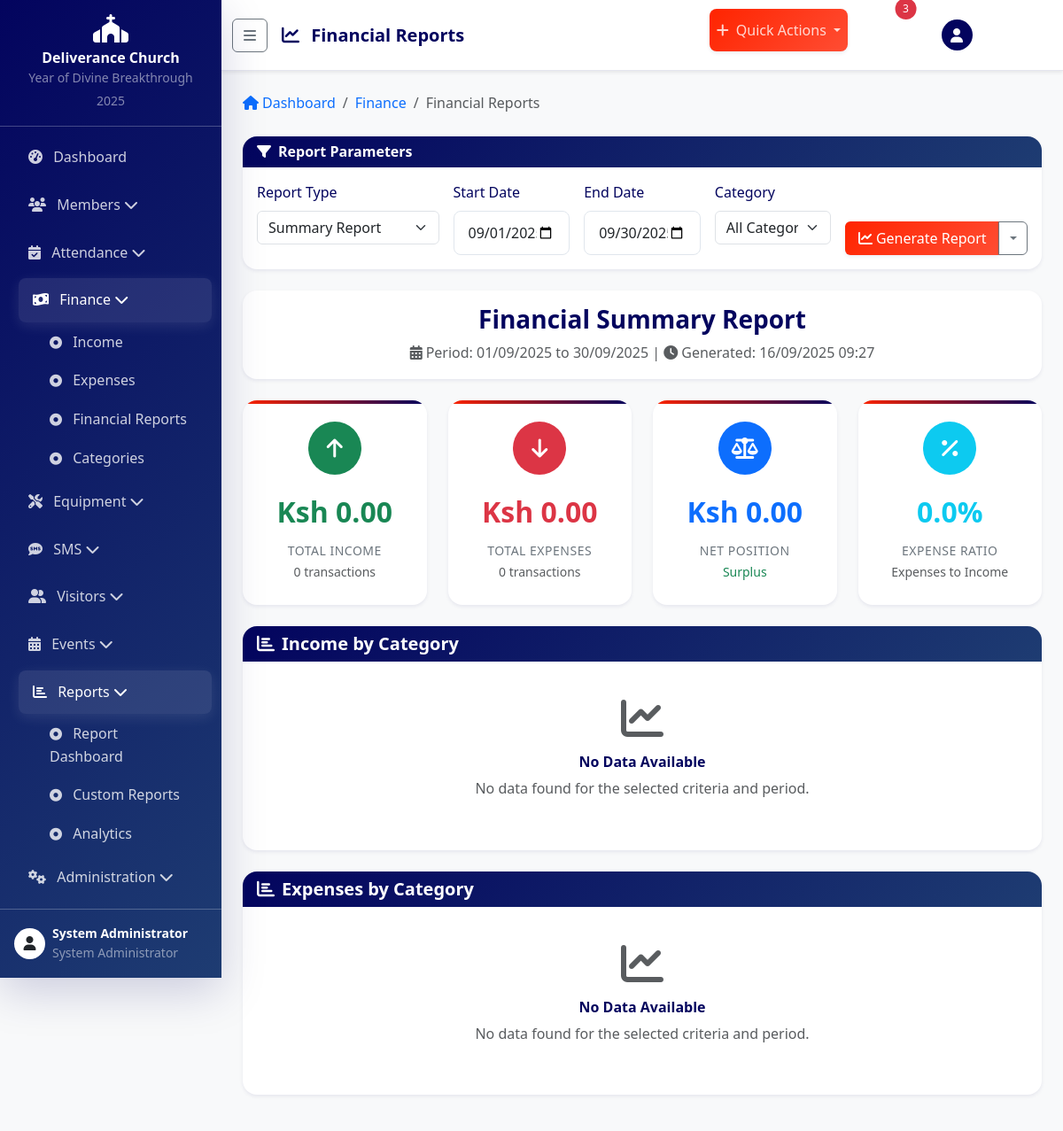
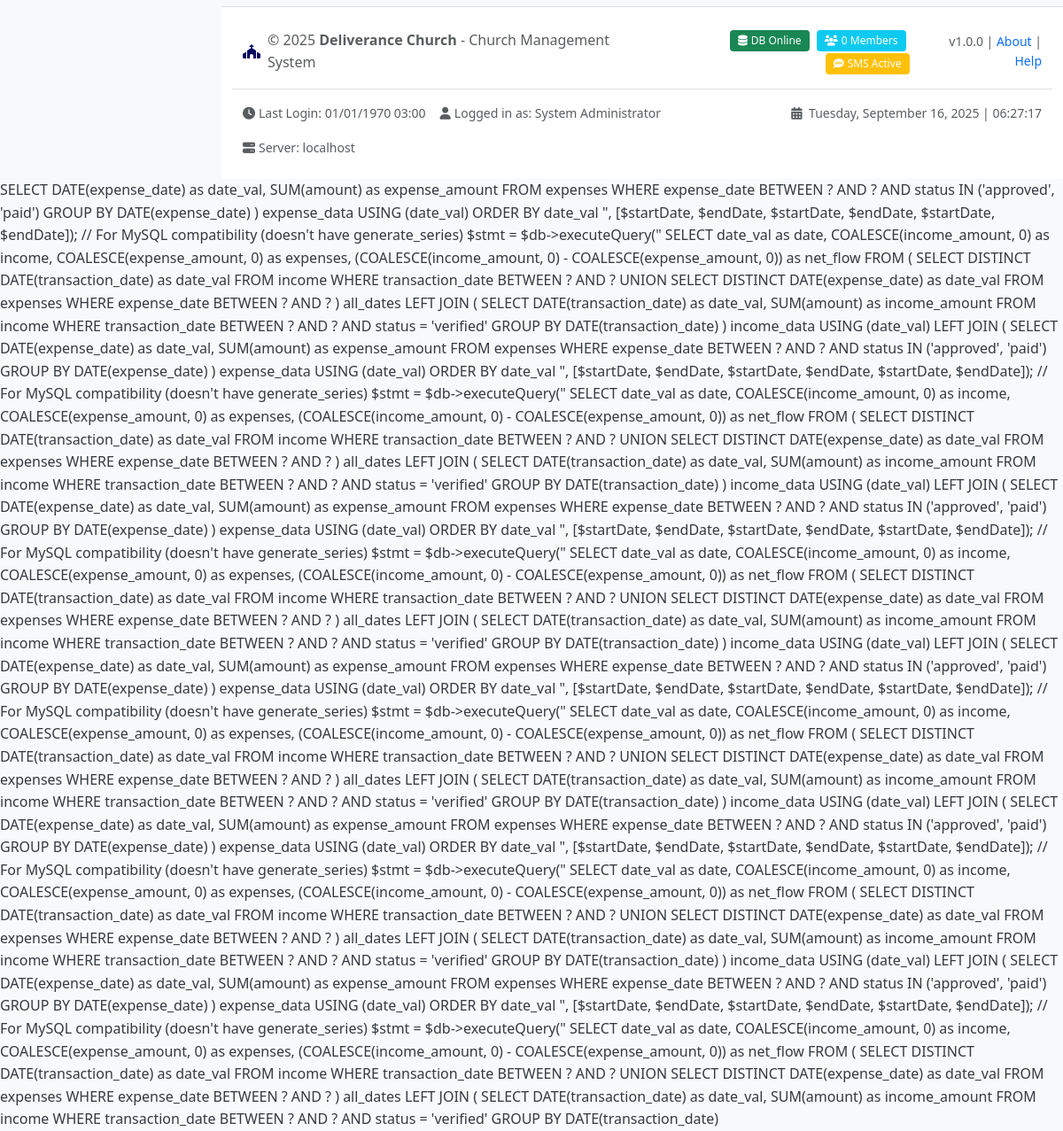
The page /modules/finance/reports.php (signed in) on the database its author committed (2 pictures, top to bottom).
### tables this page shows
CREATE TABLE church_info (
    id INT PRIMARY KEY AUTO_INCREMENT,
    church_name VARCHAR(100) NOT NULL DEFAULT 'Deliverance Church',
    `address` TEXT,
    phone VARCHAR(20),
    email VARCHAR(100),
    website VARCHAR(100),
    logo VARCHAR(255),
    mission_statement TEXT,
    vision_statement TEXT,
    `values` TEXT,
    yearly_theme VARCHAR(255),
    pastor_name VARCHAR(100),
    founded_date DATE,
    service_times TEXT,
    currency VARCHAR(10) DEFAULT 'KES',
    sms_balance DECIMAL(10,2) DEFAULT 0.00,
    created_at TIMESTAMP DEFAULT CURRENT_TIMESTAMP,
    updated_at TIMESTAMP DEFAULT CURRENT_TIMESTAMP ON UPDATE CURRENT_TIMESTAMP
);

### includes/header.php (shortened to what the rows shown need)
<?php
$currentPage = basename($_SERVER['PHP_SELF'], '.php');
$currentModule = basename(dirname($_SERVER['PHP_SELF']));
$churchInfo = getRecord('church_info', 'id', 1) ?: [
    'church_name' => 'Deliverance Church',
    'logo' => '',
    'yearly_theme' => 'Year of Divine Breakthrough 2025'
];
?>
<!DOCTYPE html>
<html lang="en">
<head>
    <link href="https://cdnjs.cloudflare.com/ajax/libs/bootstrap/5.3.0/css/bootstrap.min.css" rel="stylesheet">
    <link href="https://cdnjs.cloudflare.com/ajax/libs/font-awesome/6.4.0/css/all.min.css" rel="stylesheet">
    <link href="https://cdnjs.cloudflare.com/ajax/libs/animate.css/4.1.1/animate.min.css" rel="stylesheet">
    <link href="<?php echo BASE_URL; ?>assets/css/style.css" rel="stylesheet">
</head>
<body>
<?php if (isLoggedIn()): ?>
    <div class="sidebar" id="sidebar">
        <div class="p-3 text-center border-bottom border-light border-opacity-25">
            <?php if (!empty($churchInfo['logo'])): ?>
                <img src="<?php echo BASE_URL . $churchInfo['logo']; ?>" alt="Church Logo" class="img-fluid mb-2" style="max-height: 50px;">
            <?php else: ?>
                <i class="fas fa-church fa-2x text-white mb-2"></i>
            <?php endif; ?>
            <h6 class="text-white mb-0 sidebar-title"><?php echo htmlspecialchars($churchInfo['church_name']); ?></h6>
            <small class="text-white-50 sidebar-subtitle"><?php echo htmlspecialchars($churchInfo['yearly_theme']); ?></small>
        </div>
        <nav class="nav flex-column p-2">
            <?php
            foreach (MAIN_MENU as $key => $menu_item) {
                $active = ($currentModule === $key || $currentPage === $key) ? 'active' : '';
                $menuUrl = BASE_URL . $menu_item['url'];
            ?>
                <div class="nav-item">
                    <?php if (isset($menu_item['submenu'])): ?>
                        <a class="nav-link <?php echo $active; ?>" data-bs-toggle="collapse" href="#submenu-<?php echo $key; ?>" role="button">
                            <i class="<?php echo $menu_item['icon']; ?> me-2"></i>
                            <span class="menu-text"><?php echo $menu_item['title']; ?></span>
                            <i class="fas fa-chevron-down ms-auto"></i>
                        </a>
                        <div class="collapse <?php echo $active ? 'show' : ''; ?>" id="submenu-<?php echo $key; ?>">
                            <div class="ps-4">
                                <?php foreach ($menu_item['submenu'] as $sub_key => $sub_item): ?>
                                    <a href="<?php echo BASE_URL . $sub_item['url']; ?>" class="nav-link py-2">
                                        <i class="fas fa-dot-circle me-2 small"></i>
                                        <span class="menu-text"><?php echo $sub_item['title']; ?></span>
                                    </a>
                                <?php endforeach; ?>
                            </div>
                        </div>
                    <?php else: ?>
                        <a href="<?php echo $menuUrl; ?>" class="nav-link <?php echo $active; ?>">
                            <i class="<?php echo $menu_item['icon']; ?> me-2"></i>
                            <span class="menu-text"><?php echo $menu_item['title']; ?></span>
                        </a>
                    <?php endif; ?>
                </div>
            <?php } ?>
        </nav>
        <div class="mt-auto p-3 border-top border-light border-opacity-25">
            <div class="d-flex align-items-center">
                <div class="avatar bg-white text-dark rounded-circle me-2 d-flex align-items-center justify-content-center" style="width: 35px; height: 35px;">
                    <i class="fas fa-user"></i>
                </div>
                <div class="flex-grow-1 sidebar-user-info">
                    <div class="text-white small fw-bold"><?php echo htmlspecialchars($_SESSION['first_name'] . ' ' . $_SESSION['last_name']); ?></div>
                    <div class="text-white-50 small"><?php echo getUserRoleDisplay($_SESSION['user_role']); ?></div>
                </div>
            </div>
        </div>
    </div>
    <div class="main-content" id="main-content">
        <nav class="navbar navbar-expand-lg navbar-light bg-white shadow-sm mb-4">
            <div class="container-fluid">
                <button class="btn btn-outline-secondary me-3" id="sidebar-toggle" type="button">
                    <i class="fas fa-bars"></i>
                </button>
                <h1 class="navbar-brand mb-0 h4">
                    <?php if (isset($page_icon)): ?>
                        <i class="<?php echo $page_icon; ?> me-2 text-church-blue"></i>
                    <?php endif; ?>
                    <?php echo isset($page_title) ? htmlspecialchars($page_title) : 'Dashboard'; ?>
                </h1>
                <div class="navbar-nav ms-auto d-flex flex-row">
                    <div class="nav-item dropdown me-3">
                        <a class="nav-link dropdown-toggle btn btn-church-primary btn-sm text-white" href="#" role="button" data-bs-toggle="dropdown">
                            <i class="fas fa-plus me-1"></i> Quick Actions
                        </a>
                    </div>
                    <div class="nav-item dropdown me-3">
                        <a class="nav-link position-relative" href="#" role="button" data-bs-toggle="dropdown">
                            <i class="fas fa-bell fa-lg"></i>
                            <span class="position-absolute top-0 start-100 translate-middle badge rounded-pill bg-danger">
                                3
                            </span>
                        </a>
                    </div>
                    <div class="nav-item dropdown">
                        <a class="nav-link dropdown-toggle d-flex align-items-center" href="#" role="button" data-bs-toggle="dropdown">
                            <div class="avatar bg-church-blue text-white rounded-circle me-2 d-flex align-items-center justify-content-center" style="width: 35px; height: 35px;">
                                <i class="fas fa-user"></i>
                            </div>
                            <span class="d-none d-md-inline"><?php echo htmlspecialchars($_SESSION['first_name']); ?></span>
                        </a>
                    </div>
                </div>
            </div>
        </nav>
        <div class="container-fluid px-4">
            <?php if (isset($breadcrumb) && !empty($breadcrumb)): ?>
                <nav aria-label="breadcrumb" class="mb-4">
                    <ol class="breadcrumb">
                        <li class="breadcrumb-item">
                            <a href="<?php echo BASE_URL; ?>modules/dashboard/" class="text-decoration-none">
                                <i class="fas fa-home me-1"></i>Dashboard
                            </a>
                        </li>
                        <?php foreach ($breadcrumb as $item): ?>
                            <?php if (isset($item['url'])): ?>
                                <li class="breadcrumb-item">
                                    <a href="<?php echo $item['url']; ?>" class="text-decoration-none"><?php echo htmlspecialchars($item['title']); ?></a>
                                </li>
                            <?php else: ?>
                                <li class="breadcrumb-item active" aria-current="page"><?php echo htmlspecialchars($item['title']); ?></li>
                            <?php endif; ?>
                        <?php endforeach; ?>
                    </ol>
                </nav>
            <?php endif; ?>
<?php endif;  ?>

### includes/footer.php (shortened to what the rows shown need)
<?php if (isLoggedIn()): ?>
        </div>
    </div>
    <footer class="bg-white border-top mt-5 py-4" style="margin-left: 250px; transition: margin-left 0.3s ease;">
        <div class="container-fluid px-4">
            <div class="row align-items-center">
                <div class="col-md-6">
                    <div class="d-flex align-items-center">
                        <i class="fas fa-church text-church-blue me-2"></i>
                        <span class="text-muted">
                            &copy; <?php echo date('Y'); ?>
                            <strong><?php echo htmlspecialchars($churchInfo['church_name'] ?? 'Deliverance Church'); ?></strong>
                            - Church Management System
                        </span>
                    </div>
                </div>
                <div class="col-md-6 text-end">
                    <div class="d-flex align-items-center justify-content-end">
                        <div class="me-3">
                            <span class="badge bg-success me-1">
                                <i class="fas fa-database me-1"></i>DB Online
                            </span>
                            <span class="badge bg-info me-1">
                                <i class="fas fa-users me-1"></i><?php echo getRecordCount('members', ['membership_status' => 'active']); ?> Members
                            </span>
                            <?php if (isFeatureEnabled('sms')): ?>
                            <span class="badge bg-warning">
                                <i class="fas fa-sms me-1"></i>SMS Active
                            </span>
                            <?php endif; ?>
                        </div>
                        <small class="text-muted">
                            v1.0.0 |
                            <a href="#" class="text-decoration-none" data-bs-toggle="modal" data-bs-target="#aboutModal">About</a> |
                            <a href="#" class="text-decoration-none" data-bs-toggle="modal" data-bs-target="#helpModal">Help</a>
                        </small>
                    </div>
                </div>
            </div>
            <div class="row mt-3 pt-3 border-top">
                <div class="col-md-8">
                    <div class="d-flex flex-wrap gap-3 small text-muted">
                        <span><i class="fas fa-clock me-1"></i>Last Login: <?php echo formatDisplayDateTime($_SESSION['login_time'] ?? date('Y-m-d H:i:s')); ?></span>
                        <span><i class="fas fa-user me-1"></i>Logged in as: <?php echo getUserRoleDisplay($_SESSION['user_role'] ?? ''); ?></span>
                        <span><i class="fas fa-server me-1"></i>Server: <?php echo $_SERVER['SERVER_NAME']; ?></span>
                    </div>
                </div>
                <div class="col-md-4 text-end">
                    <div class="small text-muted">
                        <i class="fas fa-calendar-alt me-1"></i>
                        <?php echo date('l, F j, Y'); ?> |
                        <span id="current-time"><?php echo date('H:i:s'); ?></span>
                    </div>
                </div>
            </div>
        </div>
    </footer>
<?php endif;  ?>

### rows shown on the page
church_info: church_name "Deliverance Church", yearly_theme "Year of Divine Breakthrough 2025"

### other values the page prints
$menu_item['title'] "Dashboard"
$menu_item['title'] "Members"
$menu_item['title'] "Attendance"
$menu_item['title'] "Finance"
$sub_item['title'] "Income"
$sub_item['title'] "Expenses"
$sub_item['title'] "Financial Reports"
$sub_item['title'] "Categories"
$menu_item['title'] "Equipment"
$menu_item['title'] "SMS"
$menu_item['title'] "Visitors"
$menu_item['title'] "Events"
$menu_item['title'] "Reports"
$sub_item['title'] "Report Dashboard"
$sub_item['title'] "Custom Reports"
